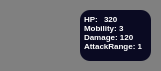
        <widget class="QWidget" name="pl1_ag22_widget" native="true">
         <property name="minimumSize">
          <size>
           <width>161</width>
           <height>71</height>
          </size>
         </property>
         <property name="styleSheet">
          <string notr="true">QWidget{
background-color: #808080;
border-radius:10px;
}</string>
         </property>
         <widget class="QTextBrowser" name="textBrowser_22">
          <property name="geometry">
           <rect>
            <x>80</x>
            <y>10</y>
            <width>71</width>
            <height>51</height>
           </rect>
          </property>
          <property name="styleSheet">
           <string notr="true">color:white;
background-color : #0a0a22;
border:none;
</string>
          </property>
          <property name="verticalScrollBarPolicy">
           <enum>Qt::ScrollBarPolicy::ScrollBarAlwaysOff</enum>
          </property>
          <property name="horizontalScrollBarPolicy">
           <enum>Qt::ScrollBarPolicy::ScrollBarAlwaysOff</enum>
          </property>
          <property name="html">
           <string>&lt;!DOCTYPE HTML PUBLIC &quot;-//W3C//DTD HTML 4.0//EN&quot; &quot;http://www.w3.org/TR/REC-html40/strict.dtd&quot;&gt;
&lt;html&gt;&lt;head&gt;&lt;meta name=&quot;qrichtext&quot; content=&quot;1&quot; /&gt;&lt;meta charset=&quot;utf-8&quot; /&gt;&lt;style type=&quot;text/css&quot;&gt;
p, li { white-space: pre-wrap; }
hr { height: 1px; border-width: 0; }
li.unchecked::marker { content: &quot;\2610&quot;; }
li.checked::marker { content: &quot;\2612&quot;; }
&lt;/style&gt;&lt;/head&gt;&lt;body style=&quot; font-family:'Segoe UI'; font-size:9pt; font-weight:400; font-style:normal;&quot;&gt;
&lt;p align=&quot;justify&quot; style=&quot; margin-top:12px; margin-bottom:12px; margin-left:0px; margin-right:0px; -qt-block-indent:0; text-indent:0px;&quot;&gt;&lt;span style=&quot; font-size:6pt; font-weight:700;&quot;&gt;HP: &lt;br /&gt;Mobility: 3&lt;br /&gt;Damage: 120&lt;br /&gt;AttackRange: 1&lt;/span&gt;&lt;/p&gt;&lt;/body&gt;&lt;/html&gt;</string>
          </property>
         </widget>
         <widget class="QPushButton" name="pl1_ag22_btn">
          <property name="geometry">
           <rect>
            <x>10</x>
            <y>10</y>
            <width>61</width>
            <height>51</height>
           </rect>
          </property>
          <property name="styleSheet">
           <string notr="true">background-image:url(&quot;:/src/images/Agent/Rambu&quot;);
background-repeat:no-repeat;
background-position:center;
background-origin:content;
background-size:cover;</string>
          </property>
          <property name="text">
           <string/>
          </property>
         </widget>
         <widget class="QTextBrowser" name="pl1_ag22_HP">
          <property name="geometry">
           <rect>
            <x>100</x>
            <y>10</y>
            <width>25</width>
            <height>15</height>
           </rect>
          </property>
          <property name="styleSheet">
           <string notr="true">color:white;
background-color : #0a0a22;
border:none;</string>
          </property>
          <property name="verticalScrollBarPolicy">
           <enum>Qt::ScrollBarPolicy::ScrollBarAlwaysOff</enum>
          </property>
          <property name="html">
           <string>&lt;!DOCTYPE HTML PUBLIC &quot;-//W3C//DTD HTML 4.0//EN&quot; &quot;http://www.w3.org/TR/REC-html40/strict.dtd&quot;&gt;
&lt;html&gt;&lt;head&gt;&lt;meta name=&quot;qrichtext&quot; content=&quot;1&quot; /&gt;&lt;meta charset=&quot;utf-8&quot; /&gt;&lt;style type=&quot;text/css&quot;&gt;
p, li { white-space: pre-wrap; }
hr { height: 1px; border-width: 0; }
li.unchecked::marker { content: &quot;\2610&quot;; }
li.checked::marker { content: &quot;\2612&quot;; }
&lt;/style&gt;&lt;/head&gt;&lt;body style=&quot; font-family:'Segoe UI'; font-size:9pt; font-weight:400; font-style:normal;&quot;&gt;
&lt;p style=&quot; margin-top:0px; margin-bottom:0px; margin-left:0px; margin-right:0px; -qt-block-indent:0; text-indent:0px;&quot;&gt;&lt;span style=&quot; font-size:6pt; font-weight:700;&quot;&gt;320&lt;/span&gt;&lt;/p&gt;&lt;/body&gt;&lt;/html&gt;</string>
          </property>
         </widget>
        </widget>
